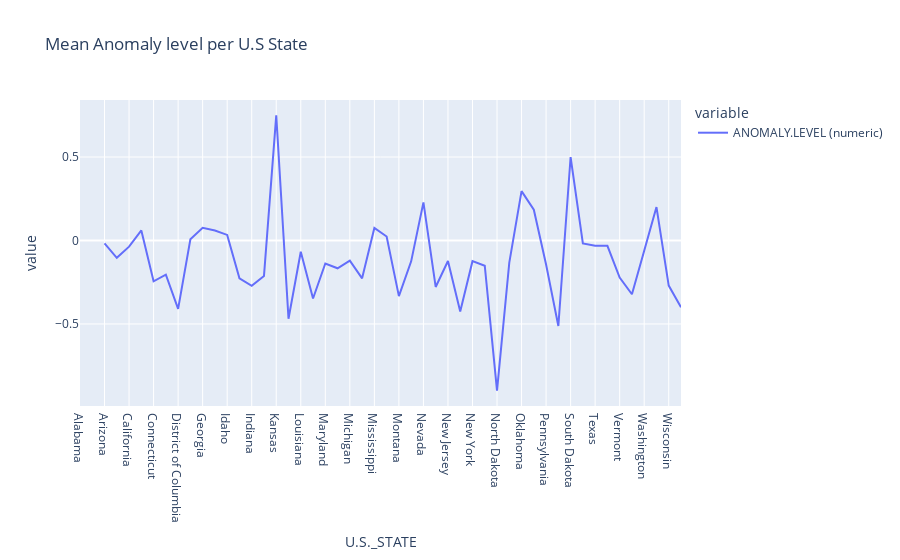

Here is the notebook cell this chart was saved with:
### Code cell
pow_outage.groupby('U.S._STATE').mean()['ANOMALY.LEVEL (numeric)'].plot(title='Mean Anomaly level per U.S State')

### Figure 1 — Plotly figure (JSON) as saved in the notebook; plotly's stock layout.template omitted (floating-point values rounded to 4 significant figures)
{"data": [{"hovertemplate": "variable=ANOMALY.LEVEL (numeric)<br>U.S._STATE=%{x}<br>value=%{y}<extra></extra>", "legendgroup": "ANOMALY.LEVEL (numeric)", "line": {"color": "#636efa", "dash": "solid"}, "marker": {"symbol": "circle"}, "mode": "lines", "name": "ANOMALY.LEVEL (numeric)", "orientation": "v", "showlegend": true, "type": "scatter", "x": ["Alabama", "Alaska", "Arizona", "Arkansas", "California", "Colorado", "Connecticut", "Delaware", "District of Columbia", "Florida", "Georgia", "Hawaii", "Idaho", "Illinois", "Indiana", "Iowa", "Kansas", "Kentucky", "Louisiana", "Maine", "Maryland", "Massachusetts", "Michigan", "Minnesota", "Mississippi", "Missouri", "Montana", "Nebraska", "Nevada", "New Hampshire", "New Jersey", "New Mexico", "New York", "North Carolina", "North Dakota", "Ohio", "Oklahoma", "Oregon", "Pennsylvania", "South Carolina", "South Dakota", "Tennessee", "Texas", "Utah", "Vermont", "Virginia", "Washington", "West Virginia", "Wisconsin", "Wyoming"], "xaxis": "x", "y": [-0.06, null, -0.01786, -0.104, -0.03714, 0.06, -0.2444, -0.205, -0.41, 0.006667, 0.07647, 0.06, 0.03333, -0.2267, -0.2721, -0.2125, 0.75, -0.4692, -0.0675, -0.3474, -0.1379, -0.1667, -0.1211, -0.2267, 0.075, 0.02353, -0.3333, -0.125, 0.2286, -0.2786, -0.1229, -0.425, -0.1239, -0.1513, -0.9, -0.1326, 0.2958, 0.1846, -0.1439, -0.5125, 0.5, -0.01765, -0.03175, -0.03171, -0.2222, -0.3222, -0.06186, 0.2, -0.27, -0.4], "yaxis": "y"}], "layout": {"legend": {"title": {"text": "variable"}, "tracegroupgap": 0}, "title": {"text": "Mean Anomaly level per U.S State"}, "xaxis": {"anchor": "y", "domain": [0, 1], "title": {"text": "U.S._STATE"}}, "yaxis": {"anchor": "x", "domain": [0, 1], "title": {"text": "value"}}}}
